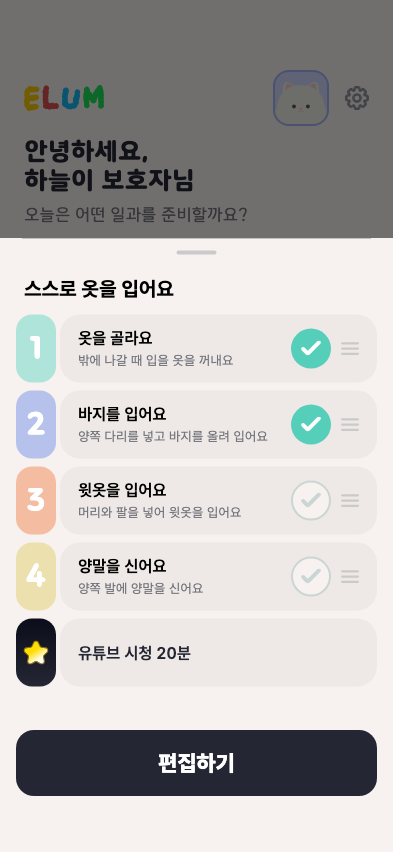
#> input picture client/tool/fixtures/sheet_squared_956-4084.png, 393 x 852 px
$ python -i figma_diff.py   (imports and definitions only)
#> lines starting #> are read from the running program, lines starting #| are printed output that depends on the picture
#!/usr/bin/env python3
"""Figma export와 앱 렌더를 픽셀로 맞대본다.

왜 필요한가 — **눈으로는 못 잡는다.** `새로운 일과 만들기` 버튼에서 효과 네 줄 중
안쪽 세 줄이 통째로 빠진 채 배포됐는데, 전체 화면 골든을 만들어 놓고도 지나갔다.
361x68 안의 10px 안쪽 그림자는 그 크기에서 몇 픽셀이라 있으나 없으나 비슷해 보인다.
(이슈 #258)

값 단언(`expect(shadow.blur, 10)`)도 절반만 막는다. **단언하기로 생각한 것만** 지킨다.
빠뜨린 줄은 애초에 단언도 안 썼으니 아무도 세지 않는다. 그림으로 맞대야 한다.

사용:

    python3 tool/figma_diff.py \\
        --render test/goldens/figma/home_931-3896.png \\
        --design ../docs/figma/home-redesign/cmp_home_filled.png \\
        --out /tmp/diff_home.png

읽는 법 — `diff%`는 글자 안티에일리어싱 때문에 절대 0이 되지 않는다. 숫자 자체보다
**어디가 다른가**가 중요하므로, 임계를 넘은 덩어리를 좌표와 크기로 뽑아 준다.
덩어리가 글자 자리면 대개 무해하고, 덩어리가 도형·여백 자리면 실제로 틀린 것이다.
"""

import argparse
import sys

try:
    import numpy as np
    from PIL import Image
except ImportError:  # pragma: no cover
    sys.exit('PIL과 numpy가 필요하다: python3 -m pip install pillow numpy')


def load_rgb(path, size=None):
    """알파를 시안 배경 위에 합성해 RGB로 맞춘다.

    앱 렌더는 바깥 발광이 반투명으로 남고, Figma export는 배경이 합성된 채로 온다.
    그대로 빼면 발광 전체가 '다름'으로 잡혀 diff가 의미를 잃는다.
    """
#> called with path = 'fixtures/sheet_squared_956-4084.png'
    img = Image.open(path).convert('RGBA')
    if size and img.size != size:
        img = img.resize(size, Image.LANCZOS)
    bg = Image.new('RGBA', img.size, (247, 242, 239, 255))  # #F7F2EF
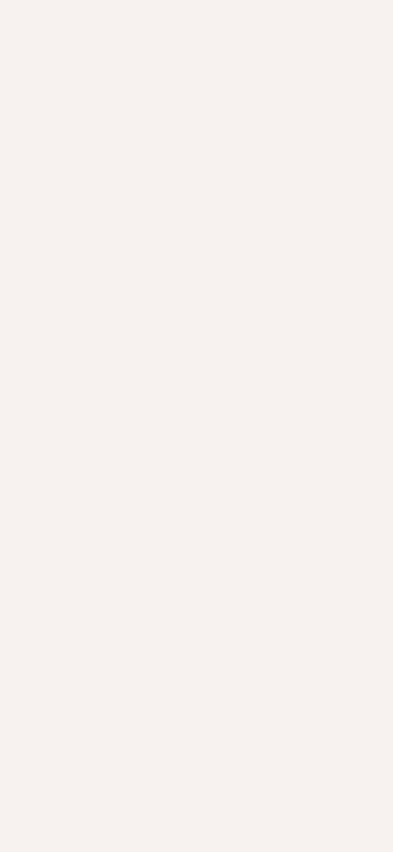
#> bg: PIL image 393x852 RGBA; mean R, G, B, A 247, 242, 239, 255
    return np.asarray(Image.alpha_composite(bg, img).convert('RGB'), dtype=np.int16)


# [320 lines left out: functions clusters, _components, _edge_density, _report_solids, _ink_rows, _match_rows and 2 more, not called in this run]


# [2 lines not run here, left out]

>>> result = load_rgb('fixtures/sheet_squared_956-4084.png')
